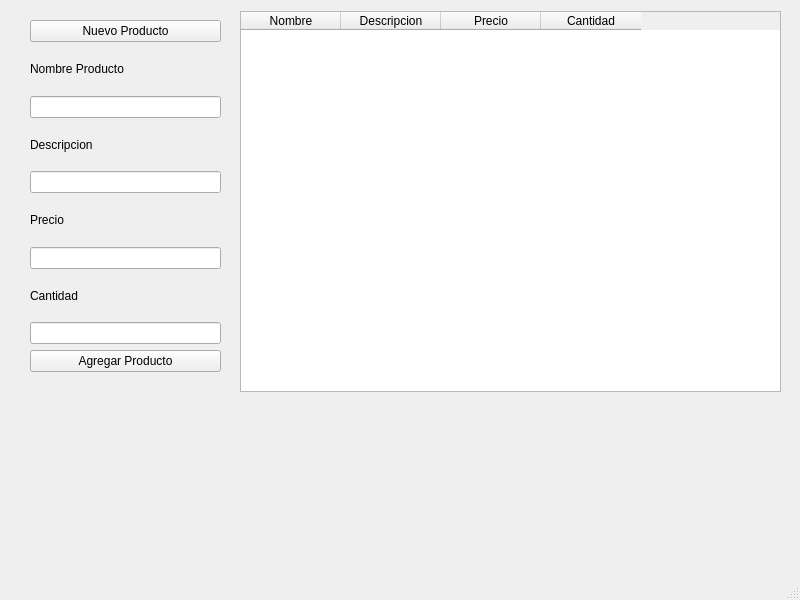
<?xml version="1.0" encoding="UTF-8"?>
<ui version="4.0">
 <class>InventarioVentana</class>
 <widget class="QMainWindow" name="InventarioVentana">
  <property name="geometry">
   <rect>
    <x>0</x>
    <y>0</y>
    <width>800</width>
    <height>600</height>
   </rect>
  </property>
  <property name="minimumSize">
   <size>
    <width>255</width>
    <height>391</height>
   </size>
  </property>
  <property name="windowTitle">
   <string>MainWindow</string>
  </property>
  <widget class="QWidget" name="centralwidget">
   <widget class="QWidget" name="verticalLayoutWidget">
    <property name="geometry">
     <rect>
      <x>30</x>
      <y>20</y>
      <width>191</width>
      <height>352</height>
     </rect>
    </property>
    <layout class="QVBoxLayout" name="verticalLayout">
     <item>
      <widget class="QPushButton" name="nuevo">
       <property name="text">
        <string>Nuevo Producto</string>
       </property>
      </widget>
     </item>
     <item>
      <widget class="QLabel" name="label">
       <property name="text">
        <string>Nombre Producto</string>
       </property>
      </widget>
     </item>
     <item>
      <widget class="QLineEdit" name="lineEditNameProduct"/>
     </item>
     <item>
      <widget class="QLabel" name="label_2">
       <property name="text">
        <string>Descripcion</string>
       </property>
      </widget>
     </item>
     <item>
      <widget class="QLineEdit" name="lineEditDescripcion"/>
     </item>
     <item>
      <widget class="QLabel" name="label_3">
       <property name="text">
        <string>Precio</string>
       </property>
      </widget>
     </item>
     <item>
      <widget class="QLineEdit" name="lineEditPrecio"/>
     </item>
     <item>
      <widget class="QLabel" name="label_4">
       <property name="text">
        <string>Cantidad</string>
       </property>
      </widget>
     </item>
     <item>
      <widget class="QLineEdit" name="lineEditCantidad"/>
     </item>
     <item>
      <widget class="QPushButton" name="pushButtonAgregarProducto">
       <property name="text">
        <string>Agregar Producto</string>
       </property>
      </widget>
     </item>
    </layout>
   </widget>
   <widget class="QTableWidget" name="tableWidget">
    <property name="geometry">
     <rect>
      <x>240</x>
      <y>11</y>
      <width>541</width>
      <height>381</height>
     </rect>
    </property>
    <column>
     <property name="text">
      <string>Nombre</string>
     </property>
    </column>
    <column>
     <property name="text">
      <string>Descripcion</string>
     </property>
    </column>
    <column>
     <property name="text">
      <string>Precio</string>
     </property>
    </column>
    <column>
     <property name="text">
      <string>Cantidad</string>
     </property>
    </column>
   </widget>
  </widget>
  <widget class="QMenuBar" name="menubar">
   <property name="geometry">
    <rect>
     <x>0</x>
     <y>0</y>
     <width>800</width>
     <height>21</height>
    </rect>
   </property>
  </widget>
  <widget class="QStatusBar" name="statusbar"/>
 </widget>
 <resources/>
 <connections/>
</ui>
